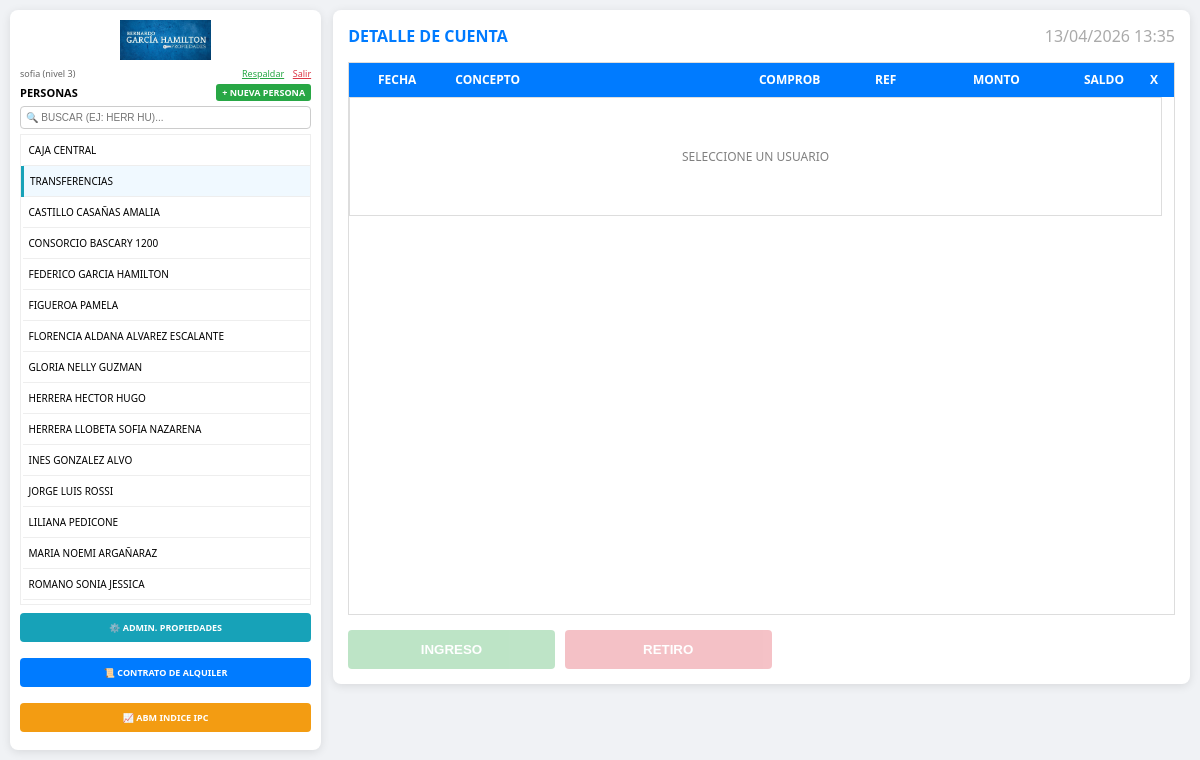
Before: /index.php (signed in) with the older database file.
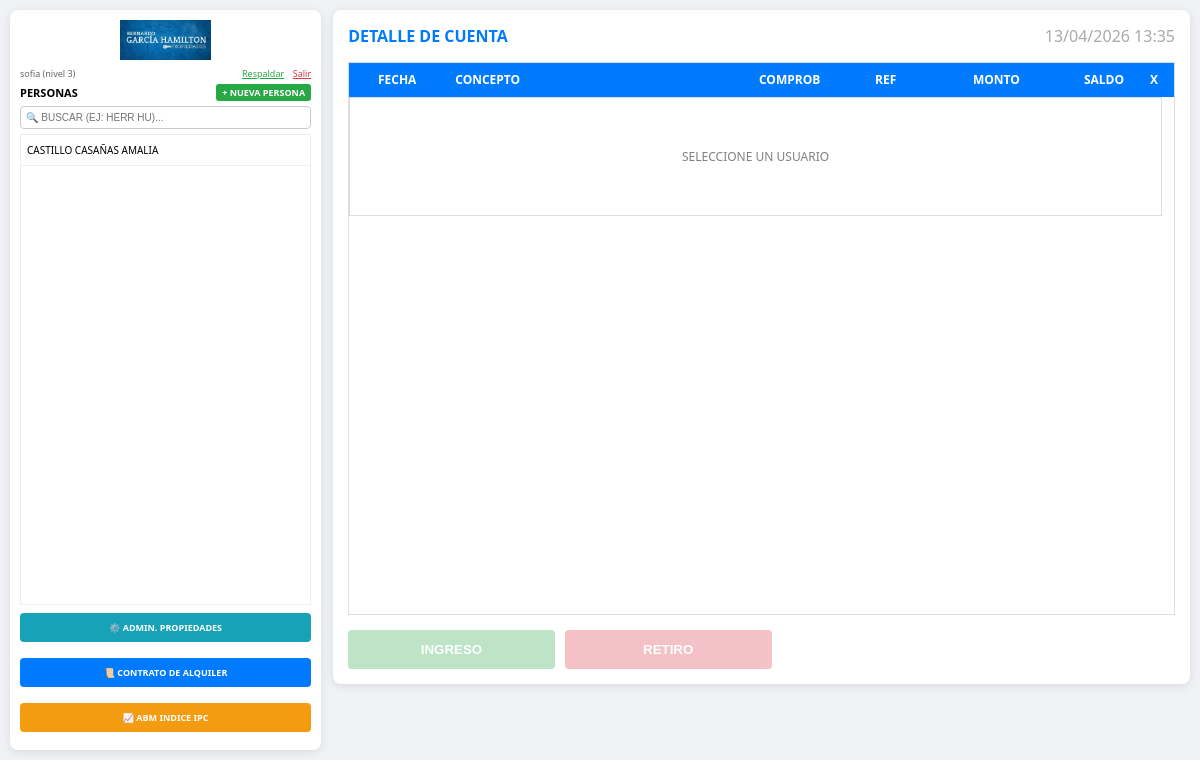
After: the same page with the newer database file.
### tables this page shows
CREATE TABLE `usuarios` (
  `id` int(11) NOT NULL AUTO_INCREMENT,
  `acceso_creador_id` int(11) DEFAULT NULL COMMENT 'NULL=principal',
  `apellido` varchar(150) NOT NULL,
  `dni` varchar(20) NOT NULL,
  `cuit` varchar(25) DEFAULT NULL,
  `domicilio` varchar(200) DEFAULT NULL,
  `email` varchar(100) DEFAULT NULL,
  `celular` varchar(20) DEFAULT NULL,
  `consorcio` varchar(100) DEFAULT NULL,
  PRIMARY KEY (`id`),
  KEY `idx_acceso_creador` (`acceso_creador_id`)
);

### index.php (the view, shortened to what this page needs)
<?php
include 'verificar_sesion.php';
require_once __DIR__ . '/helpers_tenant_inmobiliaria.php';
$id_caja_central = tenant_inmob_id_usuario_caja_central($conexion);
require_once __DIR__ . '/config_clave_borrado.php';
$ap_excl_libro_transf = mysqli_real_escape_string($conexion, 'TRANSFERENCIAS (LIBRO)');
$tw_usuarios = tenant_inmob_sql_usuarios($conexion, 'u');
$sql = "SELECT u.*,
        (SELECT a.fecha_fin
         FROM alquileres a
         WHERE (a.inquilino1_id = u.id OR a.inquilino2_id = u.id)
         AND a.estado = 'VIGENTE'
         ORDER BY a.fecha_fin DESC
         LIMIT 1) as fecha_fin_contrato
        FROM usuarios u
        WHERE u.apellido <> '$ap_excl_libro_transf' AND ($tw_usuarios)
        ORDER BY (u.id = " . (int) $id_caja_central . ") DESC, u.apellido ASC";
$resultado = mysqli_query($conexion, $sql);
$nivelAcceso = (int)($_SESSION['acceso_nivel'] ?? 0);
$soloLectura = ($nivelAcceso < 2);
$esUsuarioSofia = tenant_inmob_es_sofia();
?>
<!DOCTYPE html>
<html lang="es">
<head>
</head>
<body>
    <div class="contenedor-principal">
    <div class="contenedor-usuarios">
        <?php tenant_inmob_echo_header_bar_logo_rectangular('max-height:40px;margin:0 auto 6px;display:block;'); ?>
        <div style="display:flex; justify-content:space-between; align-items:center; flex-wrap:wrap; gap:4px; margin-bottom:4px;">
            <span style="font-size:9px; color:#666;"><?= htmlspecialchars($_SESSION['acceso_usuario'] ?? '') ?> (nivel <?= (int)($_SESSION['acceso_nivel'] ?? 0) ?>)</span>
            <div>
                <?php if (!$esUsuarioSofia && isset($_SESSION['acceso_nivel']) && $_SESSION['acceso_nivel'] >= 3): ?>
                    <a href="gestionar_accesos.php" style="color:#007bff; font-size:9px; margin-right:6px;">Accesos</a>
                    <a href="respaldar_bd.php" style="color:#28a745; font-size:9px; margin-right:6px;">Respaldar</a>
                <?php elseif ($esUsuarioSofia && isset($_SESSION['acceso_nivel']) && $_SESSION['acceso_nivel'] >= 3): ?>
                    <a href="respaldar_bd.php" style="color:#28a745; font-size:9px; margin-right:6px;">Respaldar</a>
                <?php endif; ?>
                <a href="<?= (isset($_SESSION['acceso_nivel']) && $_SESSION['acceso_nivel'] >= 1 && $_SESSION['acceso_nivel'] <= 3) ? 'respaldar_al_salir.php' : 'logout.php' ?>" style="color:#dc3545; font-size:9px;">Salir</a>
            </div>
        </div>
        <div style="display:flex; justify-content:space-between; align-items:center;">
            <h2 style="font-size:11px; margin:0;">PERSONAS</h2>
            <?php if (!$soloLectura): ?>
                <a href="registro.php" style="background:#28a745; color:white; padding:2px 6px; border-radius:3px; font-size:9px; text-decoration:none; font-weight:bold;">+ NUEVA PERSONA</a>
            <?php endif; ?>
        </div>
        <input type="text" id="txtBuscador" placeholder="🔍 BUSCAR (EJ: HERR HU)..." onkeyup="filtrar()" style="width:100%; font-size:10px; margin-top:5px; padding:5px; border:1px solid #ccc; border-radius:4px; box-sizing:border-box;">
        <div class="scroll-usuarios">
            <table class="tabla-usuarios">
                <tbody id="cuerpo">
                    <?php while ($f = mysqli_fetch_array($resultado)) {
                        $btnEdit = $soloLectura ? '' : "<button class='btn-edit-inline' onclick='event.stopPropagation(); abrirEditor({$f['id']})'>📝 EDITAR</button>";
                        $fechaFinAttr = '';
                        if (!empty($f['fecha_fin_contrato'])) {
                            $fechaFinAttr = " data-fecha-fin='".htmlspecialchars($f['fecha_fin_contrato'])."'";
                        }
                        echo "<tr data-id=\"{$f['id']}\" onclick='cargarMovimientos(this, {$f['id']})'$fechaFinAttr>
                                <td>
                                    <span class='nombre-txt'>".strtoupper($f['apellido'])."</span>
                                    $btnEdit
                                </td>
                              </tr>";
                        if ((int)$f['id'] === (int)$id_caja_central) {
                            echo "<tr class=\"fila-libro-transfer\" data-id=\"-99\" onclick=\"cargarLibroTransferencias(this)\">
                                <td><span class=\"nombre-txt\">TRANSFERENCIAS</span></td>
                              </tr>";
                        }
                    } ?>
                </tbody>
            </table>
        </div>
        <?php if (!$soloLectura): ?>
            <?php if ($esUsuarioSofia): ?>
            <div style="display: flex; gap: 8px; margin-bottom: 8px; flex-wrap: wrap;">
                <a href="propiedades.php" class="btn-abm-prop btn-admin-prop" style="flex: 1; min-width: 140px;">⚙️ Admin. Propiedades</a>
                <a href="contrato_alquiler.php" class="btn-abm-prop btn-contrato" style="flex: 1; min-width: 140px;">📜 Contrato de Alquiler</a>
                <a href="abm_indices.php" class="btn-abm-prop btn-indice" style="flex: 1; min-width: 140px;">📈 ABM INDICE IPC</a>
            </div>
            <?php endif; ?>
        <?php endif; ?>
    </div>
    <div class="contenedor-grid">
        <div class="cabecera-detalle">
            <div style="display:flex; align-items:center; gap:10px; flex-wrap:wrap;">
                <h2 id="tituloMovimientos" style="font-size:1rem; color:#007bff; margin:0;">DETALLE DE CUENTA</h2>
            </div>
            <div style="display:flex; align-items:center; gap:12px; flex-wrap:wrap;">
                <div id="reloj-sistema"></div>
            </div>
        </div>
        <div class="scroll-grid" id="divScroll">
            <table class="tabla-datos tabla-header">
                <colgroup id="colgroupHeader">
                    <col style="width:12%"><col style="width:36%"><col style="width:14%"><col style="width:10%"><col style="width:13%"><col style="width:13%"><col style="width:40px">
                </colgroup>
                <thead>
                    <tr>
                        <th class="al-cen">FECHA</th>
                        <th class="al-izq">CONCEPTO</th>
                        <th class="al-cen">COMPROB</th>
                        <th class="al-cen">REF</th>
                        <th class="al-der">MONTO</th>
                        <th class="al-der">SALDO</th>
                        <th class="al-cen">X</th>
                    </tr>
                </thead>
            </table>
            <div class="scroll-movimientos" id="scrollMovimientos">
                <table class="tabla-datos tabla-body">
                <colgroup id="colgroupBody">
                    <col style="width:12%"><col style="width:36%"><col style="width:14%"><col style="width:10%"><col style="width:13%"><col style="width:13%"><col style="width:40px">
                </colgroup>
                    <tbody id="tablaMovimientos">
                        <tr><td colspan="7" style="padding:50px; text-align:center; color:gray;">SELECCIONE UN USUARIO</td></tr>
                    </tbody>
                </table>
            </div>
        </div>
        <?php if (!$soloLectura): ?>
        <div style="display:flex; align-items:stretch; gap:10px; margin-top:15px; flex-wrap:wrap;">
            <button id="btnIngreso" class="btn-caja" style="background:#28a745;" onclick="preparar('INGRESO')">INGRESO</button>
            <button id="btnRetiro" class="btn-caja" style="background:#dc3545;" onclick="preparar('RETIRO')">RETIRO</button>
        </div>
        <?php endif; ?>
    </div>
    </div>
</body>
</html>

### helpers_tenant_inmobiliaria.php (shortened to what this page needs)
<?php
if (!function_exists('tenant_inmob_es_sofia')) {
    function tenant_inmob_es_sofia(): bool
    {
        if (isset($_SESSION['tenant_es_sofia'])) {
            return (int) $_SESSION['tenant_es_sofia'] === 1;
        }
        $u = trim((string) ($_SESSION['acceso_usuario'] ?? ''));
        return strcasecmp($u, 'sofia') === 0;
    }
    function tenant_inmob_asegurar_esquema($conexion): void
    {
        static $done = false;
        if ($done) {
            return;
        }
        $done = true;
    }
    function tenant_inmob_id_acceso_sofia_efectivo($conexion): int
    {
        if (tenant_inmob_es_sofia()) {
            $sess = (int) ($_SESSION['acceso_id'] ?? 0);
            if ($sess > 0) {
                return $sess;
            }
        }
        $sid = tenant_inmob_id_acceso_sofia_bd($conexion);
        return $sid > 0 ? $sid : 0;
    }
    function tenant_inmob_sql_usuarios_sin_alias($conexion): string
    {
        if (tenant_inmob_es_sofia()) {
            $sid = tenant_inmob_id_acceso_sofia_efectivo($conexion);
            return 'acceso_creador_id = ' . (int) $sid;
        }
        return 'acceso_creador_id IS NULL';
    }
    function tenant_inmob_sql_usuarios($conexion, string $alias = 'u'): string
    {
        $base = tenant_inmob_sql_usuarios_sin_alias($conexion);
        return preg_replace('/\bacceso_creador_id\b/', $alias . '.acceso_creador_id', $base);
    }
    function tenant_inmob_id_usuario_caja_central($conexion): int
    {
        $sid = tenant_inmob_id_acceso_sofia_efectivo($conexion);
        $sid = (int) $sid;
        $r = mysqli_query($conexion, 'SELECT id FROM usuarios WHERE UPPER(TRIM(apellido)) = \'CAJA CENTRAL\' AND acceso_creador_id = ' . $sid . ' LIMIT 1');
        if ($r && ($row = mysqli_fetch_assoc($r))) {
            return (int) $row['id'];
        }
        $sql = 'INSERT INTO usuarios (acceso_creador_id, apellido, dni, cuit, domicilio, email, celular, consorcio) VALUES ('
            . $sid . ", 'CAJA CENTRAL', '0', '0', 'OFICINA', NULL, NULL, NULL)";
        if (mysqli_query($conexion, $sql)) {
            return (int) mysqli_insert_id($conexion);
        }
        $r2 = mysqli_query($conexion, 'SELECT id FROM usuarios WHERE UPPER(TRIM(apellido)) = \'CAJA CENTRAL\' AND acceso_creador_id = ' . $sid . ' LIMIT 1');
        return ($r2 && ($row2 = mysqli_fetch_assoc($r2))) ? (int) $row2['id'] : 1;
    }
    function tenant_inmob_bgh_logo_cuadrado_filenames(): array
    {
        return ['Logobghcuadrado.jpg', 'Logobghcuadrado.jpg.jpeg', 'Logobghcuadrado.jpeg'];
    }
    function tenant_inmob_bgh_logo_rectangular_filenames(): array
    {
        return ['Logobghrectangular.jpg', 'Logobghrectangular.jpg.jpeg', 'Logobghrectangular.jpeg'];
    }
    function tenant_inmob_bgh_logo_cuadrado_href(): ?string
    {
        foreach (tenant_inmob_bgh_logo_cuadrado_filenames() as $name) {
            $p = __DIR__ . DIRECTORY_SEPARATOR . $name;
            if (is_readable($p)) {
                return $name;
            }
        }
        return null;
    }
    function tenant_inmob_bgh_logo_rectangular_href(): ?string
    {
        foreach (tenant_inmob_bgh_logo_rectangular_filenames() as $name) {
            $p = __DIR__ . DIRECTORY_SEPARATOR . $name;
            if (is_readable($p)) {
                return $name;
            }
        }
        return null;
    }
    function tenant_inmob_echo_header_bar_logo_rectangular(string $imgStyle = 'max-height:44px;margin:0 auto 10px;display:block;'): void
    {
        $h = tenant_inmob_bgh_logo_rectangular_href() ?? tenant_inmob_bgh_logo_cuadrado_href();
        $e = htmlspecialchars($h, ENT_QUOTES, 'UTF-8');
        $s = htmlspecialchars($imgStyle, ENT_QUOTES, 'UTF-8');
        echo '<div class="tenant-bgh-logo-bar" style="text-align:center;width:100%;"><img src="' . $e . '" alt="BGH Inmobiliaria" style="' . $s . '"></div>';
    }
}

### index.php (style rules this page uses)
body { font-family: 'Segoe UI', sans-serif; background: #f0f2f5; margin: 0; padding: 10px; display: flex; flex-direction: column; align-items: stretch; }
.contenedor-principal { display: flex; align-items: flex-start; flex: 1; min-width: 0; }
.contenedor-usuarios { background: white; padding: 10px; border-radius: 8px; box-shadow: 0 2px 10px rgba(0,0,0,0.1); width: 25vw; margin-right: 1vw; height: 90vh; display: flex; flex-direction: column; font-size: 10px; }
.contenedor-grid { background: white; padding: 15px; border-radius: 8px; box-shadow: 0 2px 10px rgba(0,0,0,0.1); width: 71vw; height: calc(90vh - 2cm); position: relative; display: flex; flex-direction: column; min-height: 0; }
.btn-abm-prop { background: #6c757d; color: white; text-decoration: none; text-align: center; padding: 8px; margin-top: 8px; border-radius: 4px; font-weight: bold; font-size: 9px; text-transform: uppercase; display: block; }
.btn-contrato { background: #007bff; }
.btn-indice { background: #f39c12; }
.btn-admin-prop { background: #17a2b8; }
.cabecera-detalle { display: flex; justify-content: space-between; align-items: center; margin-bottom: 10px; flex-shrink: 0; }
#reloj-sistema { font-size: 1rem; color: #aaa; font-weight: 300; min-width: 150px; text-align: right; }
.scroll-usuarios { flex-grow: 1; overflow-y: auto; border: 1px solid #eee; margin-top: 5px; }
.scroll-grid { flex: 1; min-height: 0; display: flex; flex-direction: column; border: 1px solid #ddd; margin-top: 5px; background: #fff; overflow: hidden; }
.tabla-header { flex-shrink: 0; width: 100%; }
.scroll-movimientos { flex: 1 1 0; min-height: 150px; overflow-y: scroll !important; overflow-x: auto; scrollbar-gutter: stable; }
.tabla-datos { width: 100%; border-collapse: collapse; font-size: 12px; table-layout: fixed; }
.tabla-datos th { background: #007bff; color: white; padding: 8px 5px; font-weight: bold; }
.tabla-header { border-bottom: 1px solid #007bff; }
.tabla-body td { border: 1px solid #ddd; padding: 8px 5px; }
.tabla-usuarios { width: 100%; border-collapse: collapse; }
.tabla-usuarios td { border-bottom: 1px solid #eee; padding: 8px 6px; cursor: pointer; text-transform: uppercase; display: flex; justify-content: space-between; align-items: center; }
.btn-caja { flex: 0 0 25%; padding: 12px; border: none; border-radius: 4px; color: white; font-weight: bold; cursor: pointer; opacity: 0.3; pointer-events: none; text-transform: uppercase; }
.al-izq { text-align: left !important; padding-left: 10px !important; }
.al-der { text-align: right !important; padding-right: 10px !important; }
.al-cen { text-align: center !important; }
.fila-libro-transfer { background: #f0f9ff; border-left: 3px solid #17a2b8; }

Changed rows visible on the page:
removed usuarios: apellido "CAJA CENTRAL", shows "TRANSFERENCIAS"
removed usuarios: apellido "CONSORCIO BASCARY 1200"
removed usuarios: apellido "FEDERICO GARCIA HAMILTON"
removed usuarios: apellido "FIGUEROA PAMELA"
removed usuarios: apellido "FLORENCIA ALDANA ALVAREZ ESCALANTE"
removed usuarios: apellido "GLORIA NELLY GUZMAN"
removed usuarios: apellido "HERRERA HECTOR HUGO"
removed usuarios: apellido "HERRERA LLOBETA SOFIA NAZARENA"
removed usuarios: apellido "INES GONZALEZ ALVO"
removed usuarios: apellido "JORGE LUIS ROSSI"
removed usuarios: apellido "LILIANA PEDICONE"
removed usuarios: apellido "MARIA NOEMI ARGAÑARAZ"
removed usuarios: apellido "ROMANO SONIA JESSICA"
